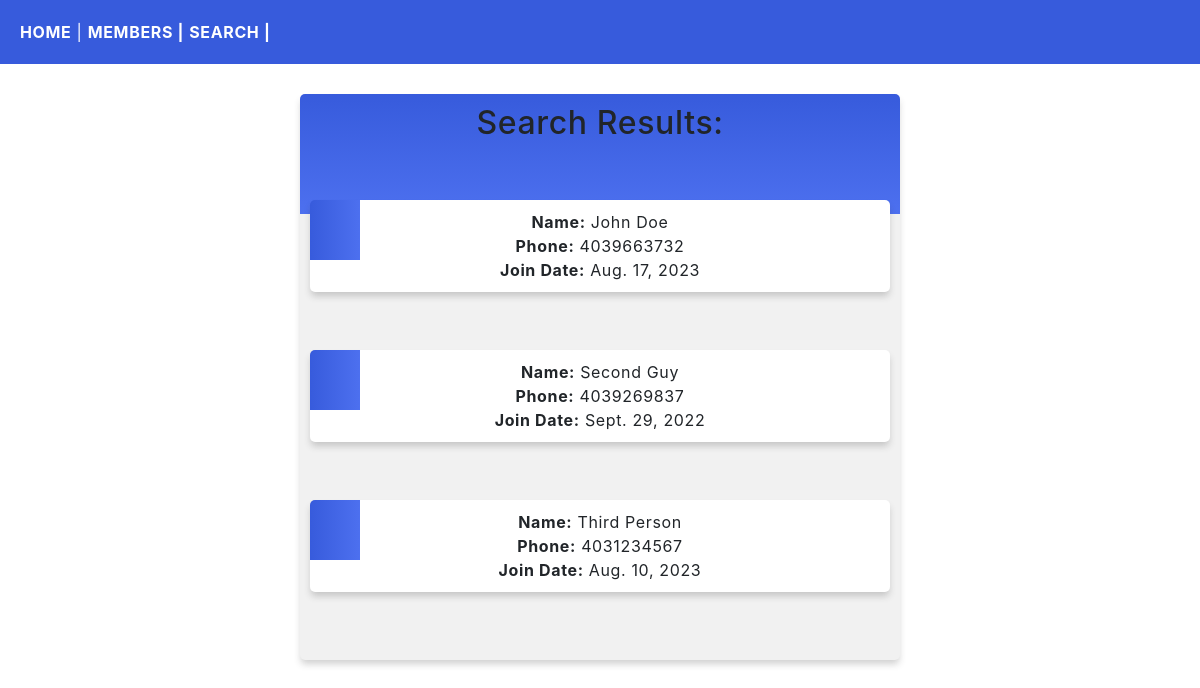
Before: /search_results/ with the older database file.
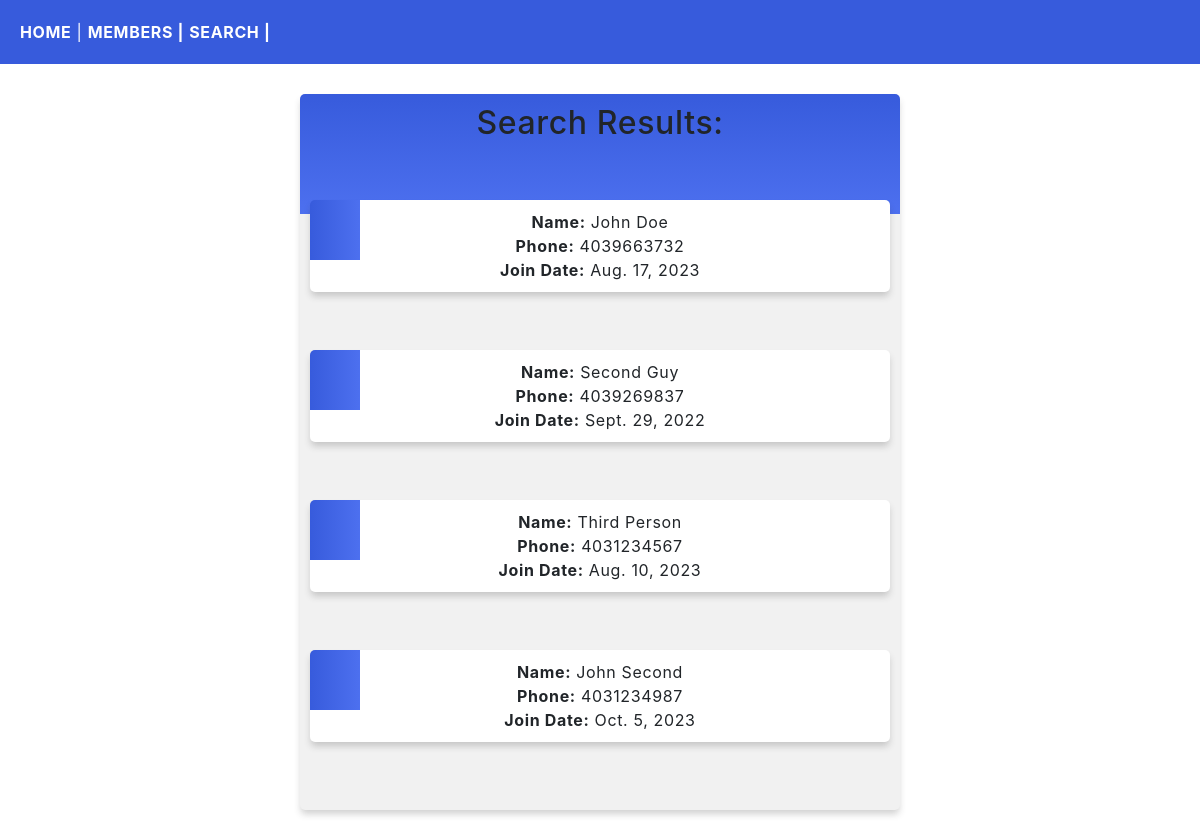
After: the same page with the newer database file.
### members/models.py (models this page shows, shortened)
class Member(models.Model):
    firstName = models.CharField(max_length=255)
    lastName = models.CharField(max_length=255)
    phone = models.IntegerField(null= True, blank=True)
    join_date = models.DateField(null=True, blank=True)

### members/views.py (the view)
# urls.py: path('search_results/', views.display_result, name='search_results'),
def display_result(request):
    first_name = request.GET.get('first_name_search', '')
    last_name = request.GET.get('last_name_search', '')
    phone = request.GET.get('Phone_search', '')
    date = request.GET.get('Date_search', '')
    search_result = Member.objects.filter(
        firstName__icontains=first_name,
        lastName__icontains=last_name,
        phone__icontains=phone,
        join_date__icontains=date
    )
    return render(request, 'search_results.html', {'search_result': search_result})

### members/templates/search_results.html (shortened to what this page needs)
{% extends 'master.html' %}
{% block content %}
{% if search_result %}
<div class="search_results">
<h2>Search Results:</h2>
<ul>
        {% for member in search_result %}
        <li>
            <strong>Name:</strong> {{ member.firstName }} {{ member.lastName }}<br>
            <strong>Phone:</strong> {{ member.phone }}<br>
            <strong>Join Date:</strong> {{ member.join_date }}
        </li>
        {% endfor %}
    </ul>
</div>
{% else %}
<p>No results found.</p>
{% endif %}
{% endblock %}

### members/templates/master.html (shortened to what this page needs)
{% load static %}
<!DOCTYPE html>
<html lang="en">
<head>
    <link rel="stylesheet" href="{% static 'mystyles.css'%}">
    <link rel="stylesheet" href="https://maxcdn.bootstrapcdn.com/bootstrap/4.5.2/css/bootstrap.min.css">
    <link rel="stylesheet" href="{% static 'css/form.css' %}">
</head>
<body>
    <div class="topnav">
        <a href="/"><strong>HOME</strong> |</a>
        <a href="/members/"><strong>MEMBERS |</strong> </a>
        <a href="/search/"><strong>SEARCH |</strong> </a>
    </div>
        {% block content%}
        {%endblock%}
</body>
</html>

### myStaticFiles/mystyles.css (style rules this page uses)
body { margin: 0; font: 600 18px 'Source Sans Pro', sans-serif; letter-spacing: 0.64px; color: #585d74; justify-content: center; }
.topnav { background-color: #375BDC; color: #ffffff; padding: 20px; margin: auto; }
.topnav a:link, .topnav a:visited { text-decoration: none; color: #ffffff; }
ul { list-style-type: none; padding: 0; margin: 0; }
li { background-color: #ffffff; background-image: linear-gradient(to right, #375BDC, #4D70EF); background-size: 50px 60px; background-repeat: no-repeat; cursor: pointer; transition: transform .25s; border-radius: 5px; box-shadow: 0 5px 7px -1px rgba(51, 51, 51, 0.23); padding: 30px; padding-left: 70px; margin-top: 5px; justify-content: center; align-items: center; }
a:link, a:visited { color: #375BDC; }
.search_results { background-color: #f1f1f1; background-image: linear-gradient(to bottom, #375BDC, #4D70EF); background-size: 100% 120px; background-repeat: no-repeat; margin: 30px auto; width: 50%; border-radius: 5px; box-shadow: 0 5px 7px -1px rgba(51, 51, 51, 0.23); padding: 10px; text-align: center; }
.search_results li { margin: 10% auto; padding: 10px; text-align: center; }

Changed rows visible on the page:
added Member: firstName "John", lastName "Second", phone "4031234987", join_date "Oct. 5, 2023"
